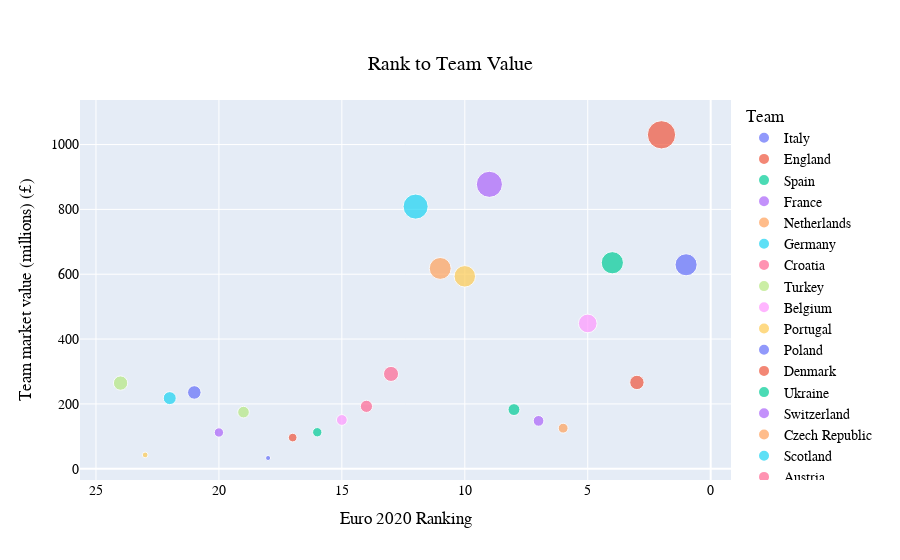
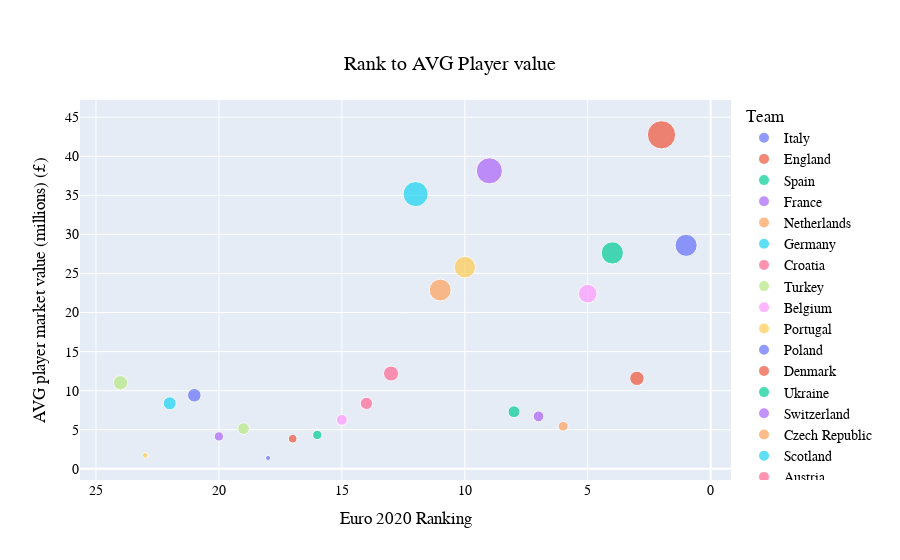
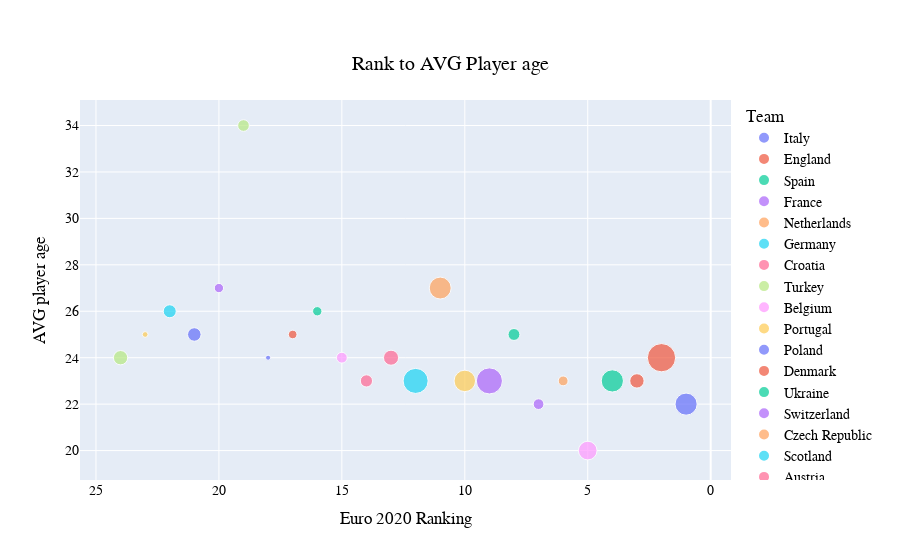

The notebook cell saved with these charts, in order:
### Code cell
# Intial view in plotly before using PowerBI

import plotly.express as px


fig = px.scatter(JOIN, x="Rank", y="market_value", color="Team", trendline="ols", hover_name= "Team" ,size='market_value', title="Rank to Team Value",labels={
                     "Rank": "Euro 2020 Ranking",
                     "market_value": "Team market value (millions) (£)",
                     "market_value_Quartile": "Value Quartile"
                 },)

fig2 = px.scatter(JOIN, x="Rank", y="avg_market_value",color="Team", trendline="ols", hover_name= "Team" ,size='market_value', title="Rank to AVG Player value",labels={
                     "Rank": "Euro 2020 Ranking",
                     "avg_market_value": "AVG player market value (millions) (£)",
                     "market_value_Quartile": "Value Quartile"
                 },)

fig3 = px.scatter(JOIN, x="Rank", y="avg_age", color="Team", trendline="ols", hover_name= "Team" ,size='market_value', title="Rank to AVG Player age",labels={
                     "Rank": "Euro 2020 Ranking",
                     "avg_age": "AVG player age",
                     "market_value_Quartile": "Value Quartile"
                 },)
                 

# fig.update_layout(color="green" if "market_value_Quartile" == 'Q1' else "red")
# color="market_value_Quartile" 

# fig.update_traces(marker=dict( color='red' ))

fig.update_layout(
    font=dict(
        family="Courier New, monospace",
        size=14,
        color="black"
    ),
    title={
        'y':0.9,
        'x':0.5,
        'xanchor': 'center',
        'yanchor': 'top'}
)

fig2.update_layout(
    font=dict(
        family="Courier New, monospace",
        size=14,
        color="Black"
    ),
    title={
        'y':0.9,
        'x':0.5,
        'xanchor': 'center',
        'yanchor': 'top'}
)

fig3.update_layout(
    font=dict(
        family="Courier New, monospace",
        size=14,
        color="Black"
    ),
    title={
        'y':0.9,
        'x':0.5,
        'xanchor': 'center',
        'yanchor': 'top'}
)



# To reverse x axis
fig.update_xaxes(autorange="reversed")
fig2.update_xaxes(autorange="reversed")
fig3.update_xaxes(autorange="reversed")



fig.show()
fig2.show()
fig3.show()

fig.write_image("Rank to Team Value.png")
fig2.write_image("Rank to AVG Player value.png")
fig3.write_image("Rank to AVG Player age.png")
